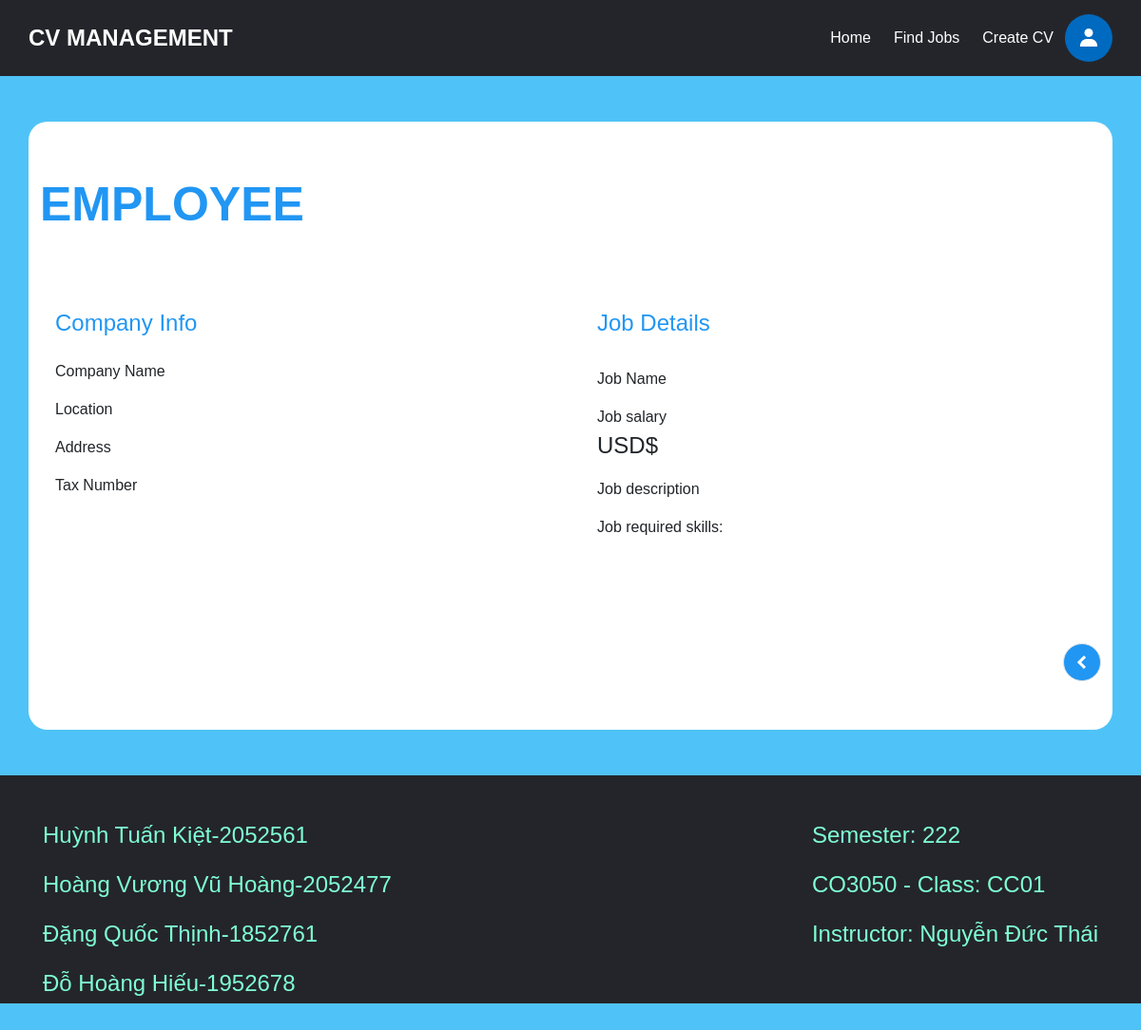
/pages/job_description.php?company=Pananasonics Corp, run on an earlier commit of the app's database.
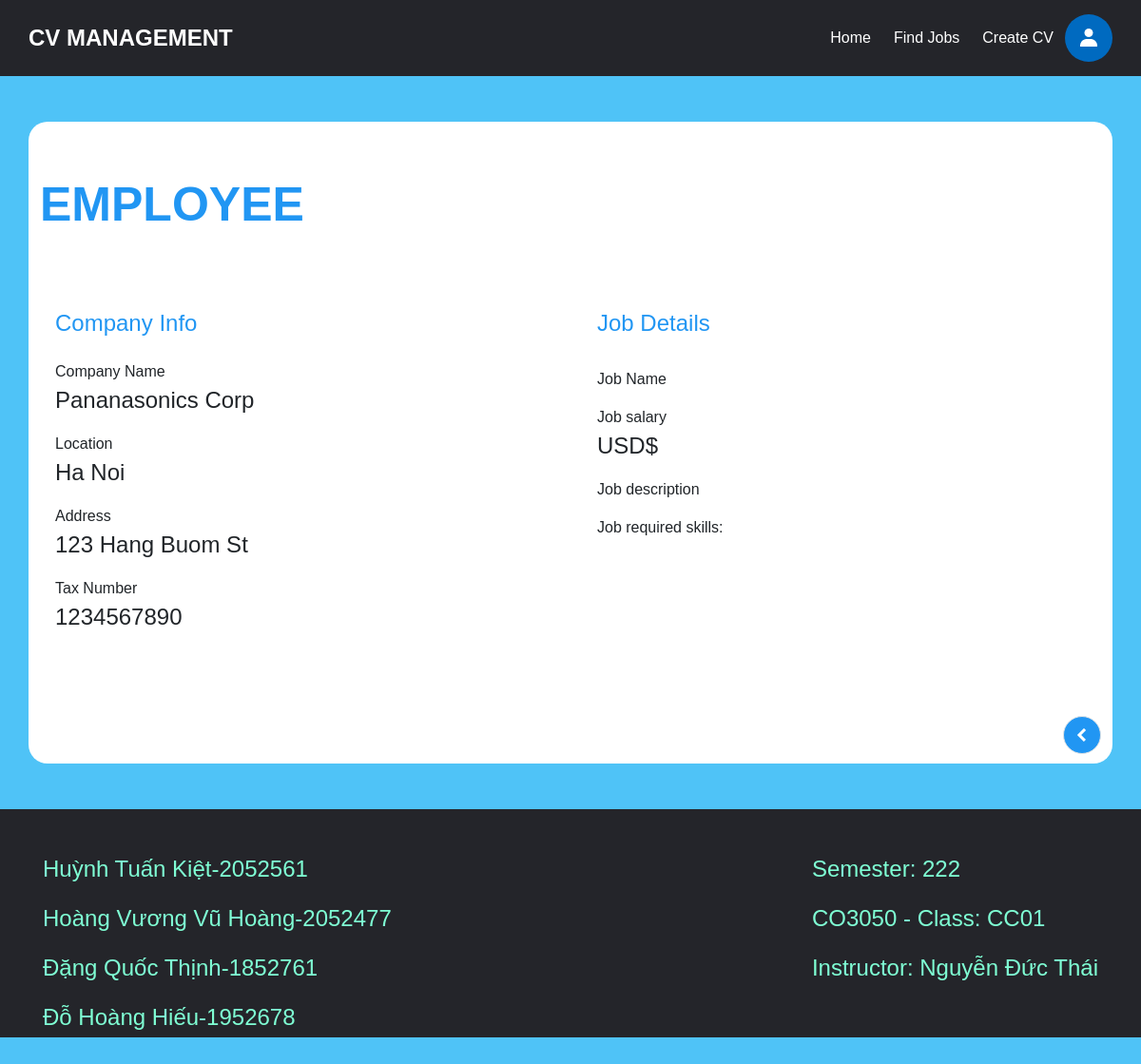
And on a later commit of the database.
### tables this page shows
CREATE TABLE IF NOT EXISTS EMPLOYER (
  id VARCHAR(6),
  name VARCHAR(50) NOT NULL,
  email VARCHAR(100) NOT NULL,
  password VARCHAR(255) NOT NULL,
  phonenumber VARCHAR(20) NOT NULL,
  company_name VARCHAR(50) NOT NULL,
  tax_number VARCHAR(20) NOT NULL,
  location VARCHAR(100) NOT NULL,
  address VARCHAR(100) NOT NULL,
  PRIMARY KEY (id, email)
);

### pages/job_description.php (the view, shortened to what this page needs)
<!DOCTYPE html>
<html lang="en">
<head>
    <link href="https://cdn.jsdelivr.net/npm/bootstrap@5.0.2/dist/css/bootstrap.min.css" rel="stylesheet">
    <link rel="stylesheet" href="./pages/styles.css">
    <link rel="stylesheet" href="https://cdn.jsdelivr.net/npm/bootstrap@5.0.1/dist/css/bootstrap.min.css">
</head>
<?php
    if ($_SESSION['login'] == 1){
?>
<header>
    <div class = "logo" >CV MANAGEMENT</div>
    <ul class = "nav" id="list">
        <li>
            <a href="./index.php?page=home" title = "CVMangement home page">Home</a>
        </li>
        <li>
            <a href="./index.php?page=candidate_search" title = "CVMangement candidate search">Candidate Search</a>
        </li>
        <li>
            <a href="./index.php?page=create_job" title = "CVMangement create job">Post A Job</a>
        </li>
    </ul>
    <button onclick="myFunction()"><img/></button>
    <ul class = "nav" id="profile">
        <li>
            <a href="./index.php?page=profile">Profile</a>
        </li>
        <li>
            <a href="./index.php?page=logout">Log out</a>
        </li>
    </ul>
</header>
<?php
    }
    else if ($_SESSION['login'] == 0){
?>
<header>
    <div class = "logo">CV MANAGEMENT</div>
    <ul class = "nav" id="list">
        <li>
            <a href="./index.php?page=home" title = "CVMangement home page">Home</a>
        </li>
        <li>
            <a href = "./index.php?page=find_jobs" title = "CVMangement find jobs page">Find Jobs</a>
        </li>
        <li>
            <a href="./index.php?page=create_cv" title = "CVMangement CV page">Create CV</a>
        </li>
    </ul>
    <button onclick="myFunction()"><img/></button>
</header>
<?php
    }
?>
<body style="background: #4FC3F7;">
    <div class="container rounded bg-white mt-5 mb-5 surround">
        <div class="row my-row">
            <h1 id="profile-type" style="margin-top: 5%;">EMPLOYEE</h1>
            <div class="col-md-6 border-right">
                <div class="p-3 py-5" >
                    <div class="d-flex justify-content-between align-items-center mb-3">
                        <h4 class="text-right" style="color: #2196F3;">Company Info</h4>
                    </div>
                    <div class="row mt-3" id="personal">
                        <?php
                        $dbname = "CVManagement";
                        $servername = "localhost";
                        $db_username = "root";
                        $db_password = "";
                        $conn = mysqli_connect($servername, $db_username, $db_password, $dbname);
                        $company_id = $_GET['company'];
                        $employer_query = "SELECT * FROM EMPLOYER WHERE company_name = '$company_id'";
                        $employer_result = mysqli_query($conn, $employer_query);
                        $row = mysqli_fetch_assoc($employer_result);
                        echo "
                        <div class=\"col-md-12\" >
                            <label class=\"labels\">Company Name</label>
                            <P class=\"info\" id=\"company_name\">${row['company_name']} </P>
                        </div>
                        ";
                        echo "
                        <div class=\"col-md-12\">
                            <label class=\"labels\">Location</label>
                            <P class=\"info\">${row['location']} </P>
                        </div>
                        ";
                        echo "
                        <div class=\"col-md-12\">
                            <label class=\"labels\">Address</label>
                            <P class=\"info\">${row['address']} </P>
                        </div>
                        ";
                        echo "
                        <div class=\"col-md-12\">
                            <label class=\"labels\">Tax Number</label>
                            <P class=\"info\">${row['tax_number']} </P>
                        </div>
                        ";
                        ?>
                    </div>
                </div>
            </div>
            <div class="col-md-5">
                <div class="p-3 py-5">
                    <div class="d-flex justify-content-between align-items-center experience">
                        <h4 class="text-right" style="color: #2196F3;">Job Details</h4>
                    </div>
                    <br>
                    <div>
                    <?php
                        $job_query = "SELECT * FROM JOBS WHERE employer_id = '" . $row["id"] . "' and name = '" . $_GET["job"] . "'";
                        $job_result = mysqli_query($conn, $job_query);
                        $row = mysqli_fetch_assoc($job_result);
                        echo "
                        <div class=\"col-md-12\" >
                            <label class=\"labels\">Job Name</label>
                            <P class=\"info\">${row['name']} </P>
                        </div>
                        ";
                        echo "
                        <div class=\"col-md-12\">
                            <label class=\"labels\">Job salary</label>
                            <P class=\"info\">${row['salary']} USD$</P>
                        </div>
                        ";
                        echo "
                        <div class=\"col-md-12\">
                            <label class=\"labels\">Job description</label>
                            <P class=\"info\">${row['description']} </P>
                        </div>
                        ";
                        echo "<div class=\"col-md-12\">";
                        echo "<label class=\"labels\">Job required skills: </label>";
                        echo"<br></br>";
                        echo "</div>";
                        ?>
                    </div>
                </div>
            </div>
            <div style="display: flex; justify-content: flex-end; margin-bottom:10px; margin-right:10px;">
            <a href="<?php echo $_SERVER['HTTP_REFERER'];?>" class="border px-3 p-1 add-experience"><img/></a>
            </div>
        </div>
    </div>
</body>
<footer>
    <div class ="mssv">
        <div class ="name" style="margin-right: auto;">
            <p> Huỳnh Tuấn Kiệt-2052561</p>
            <p> Hoàng Vương Vũ Hoàng-2052477 </p>
            <p> Đặng Quốc Thịnh-1852761 </p>
            <p> Đỗ Hoàng Hiếu-1952678</p>
        </div>
        <div class ="lop">
            <p> Semester: 222 </p>
            <p> CO3050 - Class: CC01 </p>
            <p> Instructor: Nguyễn Đức Thái </p>
        </div>
    </div>
</footer>
</html>

### pages/styles.css (style rules this page uses)
* { margin: 0; padding: 0; box-sizing: border-box; }
body { overflow-x: hidden; min-height: 50vh; }
header { position: relative; left: 0px; top: 0px; width: 100vw; height: 10vh; background-color: #24252A; display: flex; align-items: center; padding: 0 2.5vw; box-sizing: border-box; justify-content: flex-end; }
footer { position: relative; width: 100vw; height: 30vh; background-color: #24252A; align-items: center; padding: 20px; justify-content: center; color: aquamarine; font-size: 24px; }
footer .mssv { padding: 25px; display: flex; font-size: 100%; justify-content:right; flex-direction: row; }
header .logo { color: white; font-size: 24px; font-weight: bold; text-align: center; font-family: 'Montserrat', sans-serif; margin-right: auto; }
li, a, button { font-family: 'Montserrat', sans-serif; color: white; text-decoration: none; font-weight: 400; font-size: 16px; border: none; outline: none; }
.nav { list-style: none; white-space: nowrap; overflow-x: auto; }
.nav li { display: inline-block; padding: 0 1vw; }
.nav li a { transition: all 0.3s ease 0s; }
header button { cursor: pointer; width: 50px; height: 50px; background-color: #006ac0; border-radius: 50%; transition: all 0.3s ease 0s; }
.container.rounded.bg-white.mt-5.mb-5.surround { min-height: 80vh; border-radius: 20px 20px !important; }
.row.my-row >div { margin-top: 12.5%; }
.labels { font-size: 100%; }
.info { font-size: 150%; }
.add-experience { background: #2196F3; width: 40px; height: 40px; border-radius: 50%; display: flex; justify-content: center; align-items: center; cursor: pointer; }
#profile-type { font-size: 50px; text-transform: uppercase; margin-bottom: 10px; font-weight: bold; color: #2196F3; }

### pages/job_description.php (style rules this page uses)
a, ul { list-style: none; text-decoration: none; color: #fff; margin: 0; padding: 0; }
body { font-family: Arial, sans-serif; background-color: #f5f5f5; }
.row.my-row >div { margin-top: 2%; }

What changed in the data, as far as the page shows it:
added employer: company_name "Pananasonics Corp", location "Ha Noi", address "123 Hang Buom St", tax_number "1234567890"
